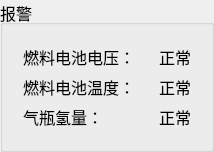
          <widget class="QGroupBox" name="groupBox_6">
           <property name="font">
            <font>
             <family>Arial</family>
             <pointsize>12</pointsize>
            </font>
           </property>
           <property name="title">
            <string>报警</string>
           </property>
           <layout class="QGridLayout" name="gridLayout_20">
            <item row="0" column="0">
             <widget class="QWidget" name="widget_7" native="true">
              <layout class="QGridLayout" name="gridLayout_10">
               <item row="0" column="0">
                <widget class="QLabel" name="label_54">
                 <property name="font">
                  <font>
                   <family>Arial</family>
                   <pointsize>12</pointsize>
                  </font>
                 </property>
                 <property name="text">
                  <string>燃料电池电压：</string>
                 </property>
                </widget>
               </item>
               <item row="1" column="0">
                <widget class="QLabel" name="label_85">
                 <property name="font">
                  <font>
                   <family>Arial</family>
                   <pointsize>12</pointsize>
                  </font>
                 </property>
                 <property name="text">
                  <string>燃料电池温度：</string>
                 </property>
                </widget>
               </item>
               <item row="2" column="0">
                <widget class="QLabel" name="label_86">
                 <property name="font">
                  <font>
                   <family>Arial</family>
                   <pointsize>12</pointsize>
                  </font>
                 </property>
                 <property name="text">
                  <string>气瓶氢量：</string>
                 </property>
                </widget>
               </item>
              </layout>
             </widget>
            </item>
            <item row="0" column="1">
             <widget class="QWidget" name="widget_8" native="true">
              <layout class="QGridLayout" name="gridLayout_13">
               <item row="0" column="0">
                <widget class="QLabel" name="label_V_flag">
                 <property name="font">
                  <font>
                   <family>Arial</family>
                   <pointsize>12</pointsize>
                  </font>
                 </property>
                 <property name="text">
                  <string>正常</string>
                 </property>
                 <property name="alignment">
                  <set>Qt::AlignCenter</set>
                 </property>
                </widget>
               </item>
               <item row="1" column="0">
                <widget class="QLabel" name="label_temp_flag">
                 <property name="font">
                  <font>
                   <family>Arial</family>
                   <pointsize>12</pointsize>
                  </font>
                 </property>
                 <property name="text">
                  <string>正常</string>
                 </property>
                 <property name="alignment">
                  <set>Qt::AlignCenter</set>
                 </property>
                </widget>
               </item>
               <item row="2" column="0">
                <widget class="QLabel" name="label_qing_flag">
                 <property name="font">
                  <font>
                   <family>Arial</family>
                   <pointsize>12</pointsize>
                  </font>
                 </property>
                 <property name="text">
                  <string>正常</string>
                 </property>
                 <property name="alignment">
                  <set>Qt::AlignCenter</set>
                 </property>
                </widget>
               </item>
              </layout>
             </widget>
            </item>
           </layout>
          </widget>
